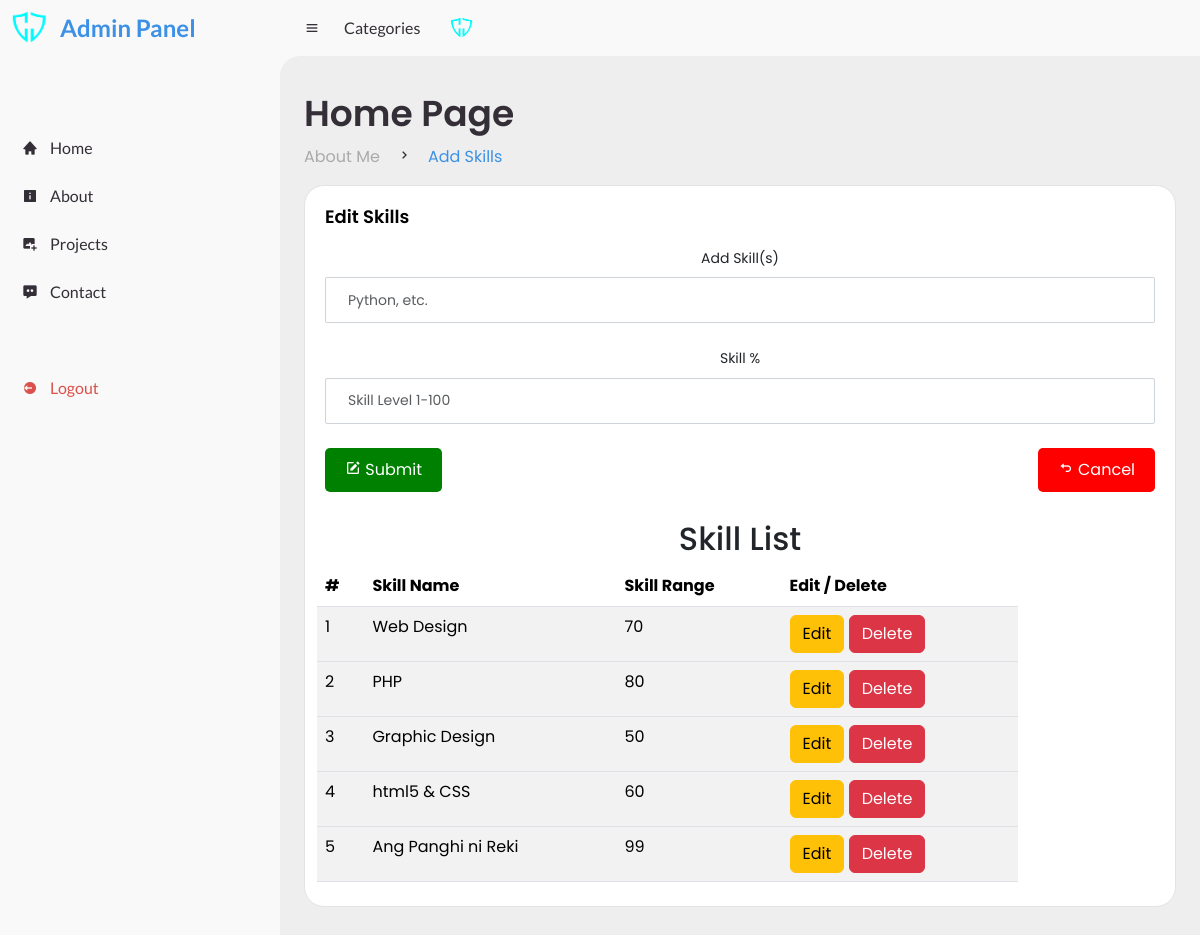
Page /admin/add-skills.php (signed in) on the committed database.
### tables this page shows
CREATE TABLE `skills` (
  `skill_id` int(10) NOT NULL,
  `skillName` varchar(50) NOT NULL,
  `skillRange` int(10) NOT NULL
);

### admin/add-skills.php (the view, shortened to what this page needs)
<!DOCTYPE html>
<html lang="en">
<head>
	<link href="https://cdn.jsdelivr.net/npm/bootstrap@5.3.3/dist/css/bootstrap.min.css" rel="stylesheet">
	<link href='https://unpkg.com/boxicons@2.0.9/css/boxicons.min.css' rel='stylesheet'>
	<link rel="stylesheet" href="assets/style.css">
</head>
<body>
	<?php include('header.php'); ?>
	<section id="content">
		<nav>
			<i class='bx bx-menu' ></i>
			<a href="#" class="nav-link">Categories</a>
			<a href="#" class="profile">
				<img src="../images/cj_logo.png">
			</a>
		</nav>
		<main>
			<div class="head-title">
				<div class="left">
					<h1>Home Page</h1>
					<ul class="breadcrumb">
						<li>
							<a class="" href="#">About Me</a>
						</li>
						<li><i class='bx bx-chevron-right' ></i></li>
						<li>
							<a class="active" href="#">Add Skills</a>
						</li>
					</ul>
				</div>
			</div>
			<div class="col-12 grid-margin stretch-card">
              <div class="card">
                <div class="card-body">
                  <h4 class="card-title">Edit Skills</h4>
                  <form class="forms-sample" method="POST" enctype="multipart/form-data" action="add-skills.php">
				  	<div class="form-group" style="text-align: center;">
                      <label for="post_title">Add Skill(s)</label>
                      <input type="text" name="Skills" class="form-control" id="Skills" placeholder="Python, etc. ">
                    </div>
                    <div class="form-group" style="text-align: center;">
                      <label for="post_title">Skill %</label>
                      <input type="text" name="Lvl" class="form-control" id="Lvl" placeholder="Skill Level 1-100">
                    </div>
                    <div class="button-container">
					<button type="submit" name="Submit" class="btn-submit">
    					<i class='bx bxs-edit'></i> Submit
					</button>
					<a href="about.php" class="btn-cancel">
						<i class='bx bx-undo'></i> Cancel
					</a>
                    </div>
                  </form>
                </div>
				<section class="container py-2 mb-12">
					<h2 style="text-align: center;">Skill List</h2>
					<div class="row">
						<div class="col-lg-10">
							<table class="table table-striped table-hover">
								<thead class="thead-dark">
								<tr>
									<th>#</th>
									<th>Skill Name</th>
									<th>Skill Range</th>
									<th>Edit / Delete</th>
								</tr>
								</thead>
								<?php
								global $ConnectingDB;
								$sql = "SELECT * FROM skills";
								$stmt = $ConnectingDB->query($sql);
								$count = 0;
								while ($DataRows = $stmt->fetch()){
									$skillId			=	$DataRows["skill_id"];
									$skillName			=	$DataRows["skillName"];
									$skillRange			=	$DataRows["skillRange"];
									$count++;
								?>
								<tbody>
								<tr>
									<td><?php echo $count; ?></td>
									<td><?php echo $skillName; ?></td>
									<td><?php echo $skillRange; ?></td>
									<td>
										<a href="edit-skills.php?skill_id=<?php echo $skillId; ?>"><span class="btn btn-warning">Edit</span></a>
										<a href="delete-skills.php?skill_id=<?php echo $skillId; ?>"><span class="btn btn-danger">Delete</span></a>
									</td>
								</tr>
								</tbody>
								<?php } ?>
							</table>
						</div>
					</div>
				</section>
              </div>
            </div>
		</main>
	</section>
</body>
</html>

### admin/assets/style.css (style rules this page uses)
* { margin: 0; padding: 0; box-sizing: border-box; }
a { text-decoration: none; }
li { list-style: none; }
:root { --poppins: 'Poppins', sans-serif; --lato: 'Lato', sans-serif; --light: #F9F9F9; --blue: #3C91E6; --light-blue: #CFE8FF; --grey: #eee; --dark-grey: #AAAAAA; --dark: #342E37; --red: #DB504A; --yellow: #FFCE26; --light-yellow: #FFF2C6; --orange: #FD7238; --light-orange: #FFE0D3; }
html { overflow-x: hidden; }
body { background: var(--grey); overflow-x: hidden; }
#content { position: relative; width: calc(100% - 280px); left: 280px; transition: .3s ease; }
#content nav { height: 56px; background: var(--light); padding: 0 24px; display: flex; align-items: center; grid-gap: 24px; font-family: var(--lato); position: sticky; top: 0; left: 0; z-index: 1000; }
#content nav::before { content: ''; position: absolute; width: 40px; height: 40px; bottom: -40px; left: 0; border-radius: 50%; box-shadow: -20px -20px 0 var(--light); }
#content nav a { color: var(--dark); }
#content nav .bx.bx-menu { cursor: pointer; color: var(--dark); }
#content nav .nav-link { font-size: 16px; transition: .3s ease; }
#content nav .profile img { width: 36px; height: 36px; object-fit: cover; border-radius: 50%; }
#content main { width: 100%; padding: 36px 24px; font-family: var(--poppins); max-height: calc(100vh - 56px); overflow-y: auto; }
#content main .head-title { display: flex; align-items: center; justify-content: space-between; grid-gap: 16px; flex-wrap: wrap; }
#content main .head-title .left h1 { font-size: 36px; font-weight: 600; margin-bottom: 10px; color: var(--dark); }
#content main .head-title .left .breadcrumb { display: flex; align-items: center; grid-gap: 16px; }
#content main .head-title .left .breadcrumb li { color: var(--dark); }
#content main .head-title .left .breadcrumb li a { color: var(--dark-grey); pointer-events: none; }
#content main .head-title .left .breadcrumb li a.active { color: var(--blue); pointer-events: unset; }
.button-container { display: flex; justify-content: space-between; margin-top: 20px; }
.btn-submit, .btn-cancel { padding: 10px 20px; border: none; border-radius: 5px; cursor: pointer; transition: background-color 0.3s; }
.btn-submit { background-color: green; color: white; }
.btn-cancel { background-color: red; color: white; }
.stretch-card { display: -webkit-flex; display: flex; -webkit-align-items: stretch; align-items: stretch; -webkit-justify-content: stretch; justify-content: stretch; }
.stretch-card > .card { width: 100%; min-width: 100%; }
.card { position: relative; display: flex; flex-direction: column; min-width: 0; word-wrap: break-word; background-color: #fff; background-clip: border-box; border: 1px solid #e3e3e3; border-radius: 20px; }
.card .card-body { padding: 1.25rem 1.25rem; flex: 1 1 auto; min-height: 1px; }
.card .card-title { color: #010101; margin-bottom: 1.2rem; text-transform: capitalize; font-size: 1.125rem; font-weight: 600; }
.form-group { margin-bottom: 1.5rem; }
.form-group label { font-size: 0.875rem; line-height: 1.4rem; vertical-align: top; margin-bottom: .5rem; }
label { display: inline-block; margin-bottom: 0.5rem; }
.form-control, .asColorPicker-input, .dataTables_wrapper select, .jsgrid .jsgrid-table .jsgrid-filter-row input[type="text"], .jsgrid .jsgrid-table .jsgrid-filter-row select, .jsgrid .jsgrid-table .jsgrid-filter-row input[type="number"], .select2-container--default .select2-selection--single, .select2-container--default .select2-selection--single .select2-search__field, .typeahead, .tt-query, .tt-hint { border: 1px solid #080809; font-weight: 400; font-size: 0.875rem; border-radius: 4px; }
.form-control { display: block; width: 100%; height: 2.875rem; padding: 0.875rem 1.375rem; font-size: 0.875rem; font-weight: 400; line-height: 1; color: #495057; background-color: #ffffff; background-clip: padding-box; border: 1px solid #ced4da; border-radius: 2px; transition: border-color 0.15s ease-in-out, box-shadow 0.15s ease-in-out; }

### rows in the picture
skills: skillName "Web Design", skillRange "70"
skills: skillName "PHP", skillRange "80"
skills: skillName "Graphic Design", skillRange "50"
skills: skillName "html5 & CSS", skillRange "60"
skills: skillName "Ang Panghi ni Reki", skillRange "99"
